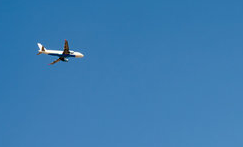
#> input picture Lab4_Image-Segmentation/asset/plane.png, 243 x 147 px
$ jupyter execute 'Lab4_Image Segmentation.ipynb'
#> lines starting #> are read from the running program, lines starting #| are printed output that depends on the picture
# **Lab4 : Image Segmentation (Histogram of Oriented Gradients & K-Mean Clustering)**

[cell 1]
import cv2
import numpy as np
import pandas as pd
import matplotlib.pyplot as plt
from skimage.feature import hog
from skimage import measure


import glob

from sklearn.cluster import KMeans

from scipy import spatial

from tqdm import tqdm
import cv2
import os
import random

## Load Image

[cell 2]
### START CODE HERE ###

#Image size is 243x147
image = cv2.imread("asset/plane.png")
#> image is the input picture: shape (147, 243, 3); mean B, G, R 177, 123.3, 58.9
image = cv2.cvtColor(image, cv2.COLOR_BGR2GRAY)
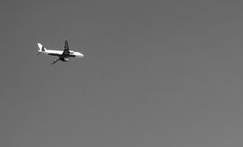
#> image: shape (147, 243); min 0, max 255, mean 110.2
plt.imshow(image, cmap='gray')
### END CODE HERE ###

## Histogram of Oriented Gradients

Blur the image then apply to the [`hog()`](<https://scikit-image.org/docs/stable/api/skimage.feature.html#skimage.feature.hog:~:text=skimage.feature.hog(,%23>)
<details>

<summary>
<font size="3" color="orange">
<b>Expected output</b>
</font>
</summary>

- The output should resemble this, but not be identical

</details>

[cell 3]
### START CODE HERE ###
blurry_image = cv2.GaussianBlur(image,(9,9),0)


fd, hog_image = hog(image,
                    orientations=9,
                    pixels_per_cell=(8, 8),
                    cells_per_block=(2, 2),
                    visualize=True,
                    )
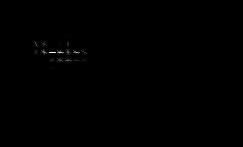
#> hog_image: shape (147, 243) float64; min 0, max 94.36, mean 0.2; drawn with min black and max white
#> fd = 17748 values, max 0.583 at index 17086, min 0 at index 1, mean 0.0955


plt.imshow(hog_image, cmap="gray")


### END CODE HERE ###

Complete the `HOGSubimageExtractor()`.

That extracts Histogram of Oriented Gradients features from sub-images of a larger image. It divides the image into overlapping tiles, computes HOG features for each tile, and stores both the feature vectors and visualizations. The class also provides a method to plot the HOG visualizations.

**Attributes:**
- `image`: The input image.
- `tile_size`: The size of each sub-image to extract.
- `stride`: The pixel stride between consecutive sub-images.
- `hGrid`: An array of indices representing the starting positions for rows of sub-images.
- `wGrid`: An array of indices representing the starting positions for columns of sub-images.
- `hog_features`: A list to store the HOG feature vectors for each sub-image.
- `hog_images`: A list to store the visualized HOG images for each sub-image (optional).

**Methods:**
- `extract_hog_features()`: Compute HOG features for each sub-image.
- `plot_hog_images()`: Plots the HOG visualization images.
- `get_num_grid()`: Return the number of rows and columns in the grid of sub-images.

[cell 4]
h, w = image.shape[:2]
#> h = 147; w = 243
hGrid = np.arange(0, h - 36 + 1, 36)
#> hGrid = [0, 36, 72, 108]
wGrid = np.arange(0, w - 54 + 1, 54)
#> wGrid = [0, 54, 108, 162]
print(f'{hGrid}')
#| [  0  36  72 108]
print(f'{wGrid}')
#| [  0  54 108 162]

[cell 5]
class HOGSubimageExtractor:
    def __init__(self, image, tile_size, stride):
        self.image = image
        self.tile_size = tile_size
        self.stride = stride
        self.h, self.w = image.shape[:2]
        self.hGrid = np.arange(0, self.h - self.tile_size[1] + 1, self.stride[1])
        self.wGrid = np.arange(0, self.w - self.tile_size[0] + 1, self.stride[0])
        self.hog_features = []
        self.hog_images = []
        self.extract_hog_features()

    def extract_hog_features(self):
        for i in self.hGrid:
            for j in self.wGrid:
                sub_image = self.image[i:i+self.tile_size[1], j:j+self.tile_size[0]]

                fd, hog_image = hog(sub_image,
                                    orientations=9,
                                    pixels_per_cell=(4, 4),
                                    cells_per_block=(2, 2),
                                    visualize=True,
                                    )

                self.hog_features.append(fd)
                # hog_image_rescaled = exposure.rescale_intensity(hog_image, in_range=(0, 10))
                self.hog_images.append(hog_image)

    def plot_hog_images(self):
        num_tiles = len(self.hog_images)

        if num_tiles == 0:
            print('No HOG images to plot.')
            return
        num_grid = hog_extractor.get_num_grid()
        num_rows = num_grid[0]
        num_cols = num_grid[1]

        if num_tiles < num_rows * num_cols:
            num_cols = (num_tiles + num_rows - 1) // num_rows

        fig, axes = plt.subplots(num_rows, num_cols, figsize=(num_cols * 2, num_rows * 2))
        axes = axes.flatten()

        for img, ax in zip(self.hog_images, axes):
            ax.imshow(img, cmap='gray')
            ax.axis('off')

        for ax in axes[len(self.hog_images):]:
            ax.axis('off')

        plt.subplots_adjust(left=0, right=1, top=1, bottom=0, wspace=0, hspace=0)

        plt.show()

    def get_num_grid(self):
        return len(self.hGrid), len(self.wGrid)

Let's use `HOGSubimageExtractor()` in the cell below.
<details>

<summary>
<font size="3" color="orange">
<b>Expected output from hog_extractor.plot_hog_images()</b>
</font>
</summary>

- The output should resemble this, but not be identical

</details>

[cell 6]
### START CODE HERE ###
tile_size =(18, 18)
stride = (24, 24)
hog_extractor = HOGSubimageExtractor(image, tile_size, stride)
#> after the loop in extract_hog_features, `for i in self.hGrid:`: self.hog_features = 60 items
num_grid = hog_extractor.get_num_grid()
#> num_grid = (6, 10)
print(f'Number of grids: {num_grid}')
#| Number of grids: (6, 10)
hog_extractor.plot_hog_images()
#> in plot_hog_images, `num_tiles = len(self.hog_images)`: num_tiles = 60
#> in plot_hog_images, `num_grid = hog_extractor.get_num_grid()`: num_grid = (6, 10)
#> in plot_hog_images, `num_rows = num_grid[0]`: num_rows = 6
#> in plot_hog_images, `num_cols = num_grid[1]`: num_cols = 10
#> the loop in plot_hog_images, `for img, ax in zip(self.hog_images, axes):` made 60 passes
#> in plot_hog_images, `plt.show()`:
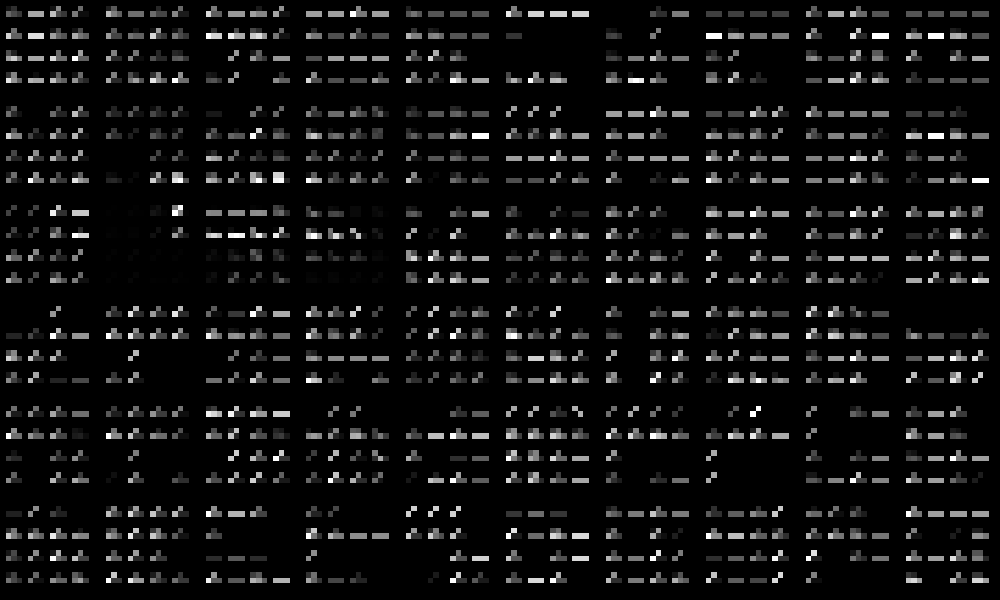
#> figure drawn by matplotlib, 60 panels

### END CODE HERE ###

## K-Mean Clustering
Complete the `KMeansCluster()`.
Perform K-means clustering on Histogram of Oriented Gradients (HOG) features extracted from an image.
**Attriburtes:**
- `hog_extractor`: An object responsible for extractin HOG features from an image.
- `n_clusters`: The number of clusters to use in K-means.
- `cluster_array`: A 2D array representing the cluster assignments for each grid cell.
- `all_labels`: A 2D array representing the connected components (objects) identified after clustering.
- `bounding_boxes`: A list of tuples containing (object_id, start_coordinates, end_coordinates) for each detected object.

**Method:**
- `perform_clustering()`: Performs K-means clustering on the HOG features extracted by the hog_extractor object.<br>
It then reshapes the cluster assignmentss into a grid and identifies connected components using the `measure.label()` function.
- `plot_cluster_and_labels()`: Visualize the cluster assignments and connected components as images using Matplotlib.
- `get_bounding_boxes()`: Extracts bounding boxes for each detected object.

[cell 7]
### START CODE HERE ###

class KMeansCluster:
    def __init__(self, hog_extractor, n_clusters, random_state):
        self.hog_extractor = hog_extractor
        self.n_clusters = n_clusters
        self.random_state = random_state
        self.cluster_array = None
        self.all_labels = None
        self.bounding_boxes = []
        self.perform_clustering()

    def perform_clustering(self):
        hog_features = np.array(self.hog_extractor.hog_features)
        print(f'HOG Features shape: {hog_features.shape}')

        kmeans = KMeans(n_clusters=self.n_clusters, random_state=self.random_state)
        self.cluster_array = kmeans.fit_predict(hog_features)

        print(f'Cluster array shape before reshaping: {self.cluster_array.shape}')

        num_rows, num_cols = self.hog_extractor.get_num_grid()
        self.cluster_array = np.reshape(self.cluster_array, (num_rows, num_cols))

        print(f'Cluster array shape after reshaping: {self.cluster_array.shape}')

        self.all_labels = measure.label(self.cluster_array, connectivity=2)

        print(f'All labels shape: {self.all_labels.shape}')

    def plot_cluster_and_labels(self):
        fig, axes = plt.subplots(1, 2, figsize=(15, 6))

        axes[0].imshow(self.cluster_array, cmap='tab20b')
        axes[0].set_title('Cluster Assignments')
        axes[0].axis('off')

        axes[1].imshow(self.all_labels, cmap='nipy_spectral')
        axes[1].set_title('Connected Components')
        axes[1].axis('off')

        plt.show()

    def get_bounding_boxes(self, num_objects=2):
        # Get unique labels (excluding the background label 0)
        unique_labels = np.unique(self.all_labels)
        # unique_labels = unique_labels[unique_labels > 0]

        self.bounding_boxes = []

        for label in unique_labels:
            # Create a binary mask for the current label
            label_mask = (self.all_labels == label)

            # Get the coordinates of the mask
            rows, cols = np.where(label_mask)

            #   Determine the bounding box coordinates
            minr, maxr = rows.min(), rows.max()
            minc, maxc = cols.min(), cols.max()

            # Calculate the area of the bounding box
            area = (maxc - minc) * (maxr - minr)

            # Filter based on area and size constraints
            # if area > 100 and (maxr - minr) > 10 and (maxc - minc) > 10:
            self.bounding_boxes.append((label, (minc, minr), (maxc, maxr)))

        # Sort the bounding boxes by area in descending order and take the top num_objects
        self.bounding_boxes = sorted(self.bounding_boxes, key=lambda b: (b[2][0] - b[1][0]) * (b[2][1] - b[1][1]), reverse=True)[:num_objects]

        for bbox in self.bounding_boxes:
            print(f"Final Bounding Box ID: {bbox[0]}, Start: {bbox[1]}, End: {bbox[2]}")

        return [(bbox[0], bbox[1], bbox[2]) for bbox in self.bounding_boxes]

### END CODE HERE ###

Complete the function below. Using [`cv2.rectangle()`](<https://docs.opencv.org/4.x/dc/da5/tutorial_py_drawing_functions.html#:~:text=511%2C511)%2C(255%2C0%2C0)%2C5)-,Drawing%20Rectangle,-To%20draw%20a>)

[cell 8]
### START CODE HERE ###

def draw_bbox(image, bboxes):
    image_with_bboxes = image.copy()
    scale = 1
    for bbox in bboxes:
        object_id, (start_x, start_y), (end_x, end_y) = bbox

        start_x = max(0, start_x)
        start_y = max(0, start_y)
        end_x = min(image_with_bboxes.shape[1] - 1, end_x)
        end_y = min(image_with_bboxes.shape[0] - 1, end_y)

        cv2.rectangle(image_with_bboxes, (start_x*scale, start_y*scale), (end_x*scale, end_y*scale), (0, 255, 0), 2)

    return image_with_bboxes

### END CODE HERE ###

Let's use `KMeansCluster()` and `draw_bbox()` in the cell below.
<details>

<summary>
<font size="3" color="orange">
<b>Expected output</b>
</font>
</summary>

- The output should resemble this, but not be identical

</details>

[cell 9]
n_clusters = 2
random_state = 42
num_objects = 1

kmeans_cluster = KMeansCluster(hog_extractor, n_clusters, random_state)
#| Cluster array shape after reshaping: (6, 10)
#| All labels shape: (6, 10)
kmeans_cluster.plot_cluster_and_labels()
#> in plot_cluster_and_labels, `plt.show()`:
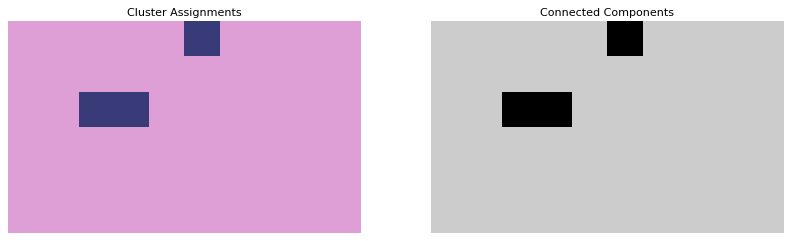
#> figure drawn by matplotlib, 2 panels
bboxes = kmeans_cluster.get_bounding_boxes(num_objects)
#> bboxes = [(1, (0, 0), (9, 5))]

image_with_bboxes = draw_bbox(cv2.cvtColor(image, cv2.COLOR_GRAY2BGR), bboxes)
#> the loop in draw_bbox, `for bbox in bboxes:` made 1 pass
#> (object_id, start_x, start_y, end_x, end_y) on pass 1: (1, 0, 0, 9, 5)
#> after the loop in draw_bbox, `for bbox in bboxes:`:
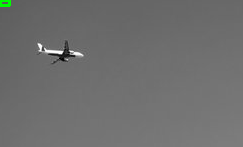
#> image_with_bboxes: shape (147, 243, 3); mean B, G, R 110, 110.5, 110

plt.figure(figsize=(10, 10))
plt.imshow(image_with_bboxes)
plt.axis('off')
plt.show()
